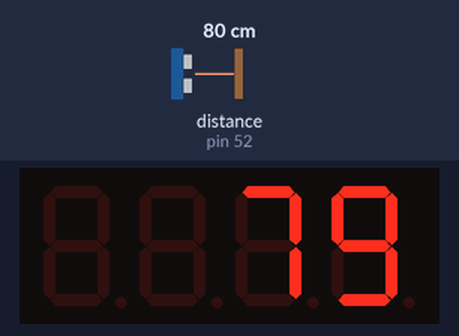
Simulated run of this sketch. Board: Arduino Mega 2560, built with avr-gcc and run on an emulated ATmega2560. On the bench: 4-digit seven-segment display. Wiring (inferred from the names in the program): ultrasonic range finder: trigger pin 51; echo pin 52. The inputs (shaded band) are chosen by the test bench; at power-on: distance to the obstacle (sensor on pin 52) 80 cm. The echo pulse lasts 58.3 µs per cm.

Above: at 1.2 s.
1.3 s: distance to the obstacle (sensor on pin 52) set to 120 cm
At 2.2 s:
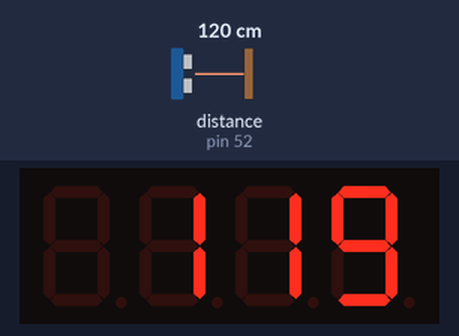
3.0 s: distance to the obstacle (sensor on pin 52) set to 2 cm
At 3.6 s:
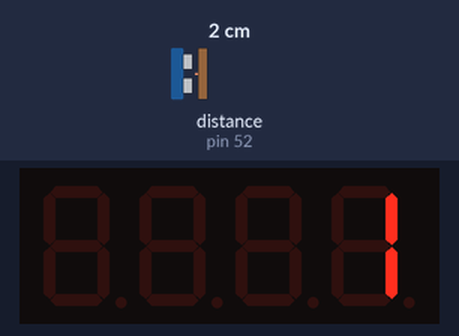
4.5 s: distance to the obstacle (sensor on pin 52) set to 4 cm
At 5.7 s:
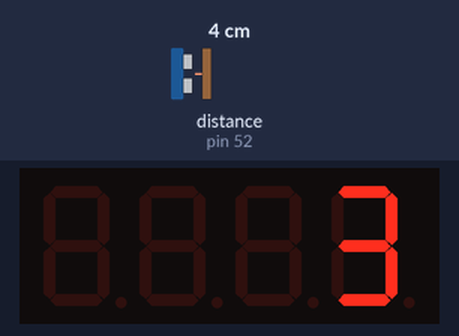
Timing chart, 0 to 7.5 s (numbered marks = the images above; inputs shaded):
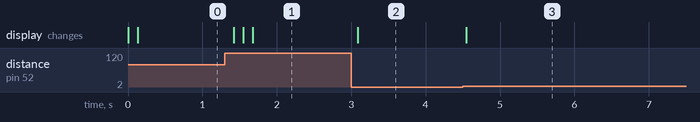

Measured:
- after the input at 1.3 s, the display: changes after 0.12 s (image 1)
- after the input at 3.0 s, the display: changes after 0.09 s (image 2)
- after the input at 4.5 s, the display: changes after 0.05 s (image 3)

The sketch:

display_with_sonar.ino
```cpp
#include<TM1637Display.h>
#include<NewPing.h>

// Define the TM1637 display connections
#define CLK 48 // Clock pin
#define DIO 49 // Data I/O pin

TM1637Display display(CLK, DIO); // Initialize the display object

// Define the Ultrasonic sensor connections
#define TRIG_PIN 51 // Trigger pin
#define ECHO_PIN 52// Echo pin

void setup() {
  display.setBrightness(0x0f); // Set the brightness (0x0f is the brightest)
  pinMode(TRIG_PIN, OUTPUT);
  pinMode(ECHO_PIN, INPUT);
}

void loop() {
  long duration, distance;

  // Send a 10us pulse to trigger the ultrasonic sensor
  digitalWrite(TRIG_PIN, LOW);
  delayMicroseconds(2);
  digitalWrite(TRIG_PIN, HIGH);
  delayMicroseconds(10);
  digitalWrite(TRIG_PIN, LOW);

  // Read the echo time
  duration = pulseIn(ECHO_PIN, HIGH);

  // Calculate the distance (speed of sound is 34300 cm/s)
  distance = (duration / 2) / 29.1; // Divide by 29.1 to get cm

  // Display the distance on the TM1637 display
  if (distance >= 0 && distance < 200) {
    display.showNumberDec(distance, false, 4, 0);
  } else {
    display.showNumberDec(0000, false, 4, 0); // Show 9999 if out of range
  }

  delay(100); // Update rate
}
```
